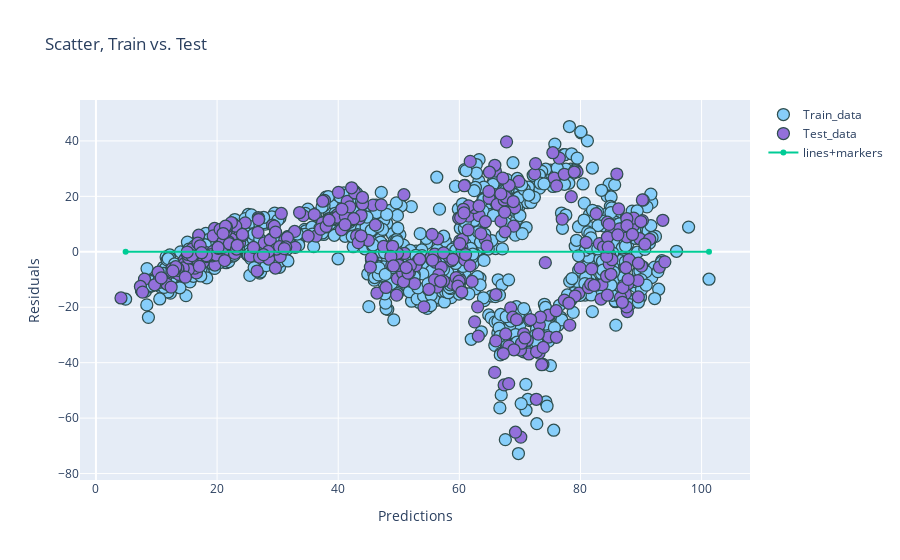

Notebook code cell kept with this figure:
### Code cell
# Plot Scatter
import plotly.graph_objects as go

predictions = model.predict(X_train)
predictions_x_train = [ item for elem in predictions for item in elem]
 
residuals = predictions - y_train
residuals_y_train = [ item for elem in residuals for item in elem]

predictions = model.predict(X_test)
predictions_x_test = [ item for elem in predictions for item in elem]
 
residuals = predictions - y_test
residuals_y_test = [ item for elem in residuals for item in elem]

fig = go.Figure()

# Add traces
fig.add_trace(go.Scatter(x=predictions_x_train, y=residuals_y_train,
                    mode='markers',
                    name='Train_data',
                        marker_color='LightSkyBlue'))

fig.add_trace(go.Scatter(x=predictions_x_test, y=residuals_y_test,
                    mode='markers',
                    name='Test_data',
                        marker_color='MediumPurple'))

# adapt this line to make it work with plotly= plt.hlines(y=0, xmin=predictions.min(), xmax=predictions.max())
fig.add_trace(go.Scatter(x=[min(predictions_x_train), max(predictions_x_train)],y=[0]* len(predictions_x_train) ,
                    mode='lines+markers',
                    name='lines+markers'
                        ))

fig.update_traces(marker=dict(size=12,
                              line=dict(width=1.25,
                                        color='DarkSlateGrey')),
                  selector=dict(mode='markers'))

fig.update_layout(title='Scatter, Train vs. Test',xaxis_title = "Predictions",
                  yaxis_title = "Residuals")

fig.show()

### Figure 1 — Plotly figure (JSON) as saved in the notebook; plotly's stock layout.template omitted (floating-point values rounded to 4 significant figures; data arrays with more than 128 entries replaced by an {"elided": "..."} marker saying what was removed)
{"data": [{"marker": {"color": "LightSkyBlue", "line": {"color": "DarkSlateGrey", "width": 1.25}, "size": 12}, "mode": "markers", "name": "Train_data", "type": "scatter", "x": {"elided": "1147 float values"}, "y": {"elided": "1147 float values"}}, {"marker": {"color": "MediumPurple", "line": {"color": "DarkSlateGrey", "width": 1.25}, "size": 12}, "mode": "markers", "name": "Test_data", "type": "scatter", "x": {"elided": "383 float values"}, "y": {"elided": "383 float values"}}, {"mode": "lines+markers", "name": "lines+markers", "type": "scatter", "x": [4.897, 101.2], "y": {"elided": "1147 int values"}}], "layout": {"title": {"text": "Scatter, Train vs. Test"}, "xaxis": {"title": {"text": "Predictions"}}, "yaxis": {"title": {"text": "Residuals"}}}}
